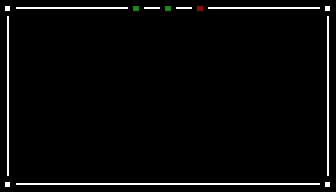

A level layout from a 2D game, rendered from its tile map. Below: a short description, then the map file with its tile-grid data intact:
An orthogonal 21x12 tile map with 16x16 px tiles, 2 tile layers (background, above) and 10 objects (5x minigame-hunt-collectible, 4x deadly_area, minigame-hunt-player).

<map version="1.4" tiledversion="1.4.3" orientation="orthogonal" renderorder="right-down" width="21" height="12" tilewidth="16" tileheight="16" infinite="0" nextlayerid="13" nextobjectid="206">
 <properties>
  <property name="display_name" value="Learning To Walk" />
  <property name="next_level" value="./data/levels/tmx/L03-Pushing.tmx" />
  <property name="player_bomb_count" value="0" />
 </properties>
 <tileset firstgid="1" name="newtiledsheet" tilewidth="16" tileheight="16" tilecount="180" columns="9">
  <image source="../../newtiledsheet.png" width="144" height="320" />
  <tile id="0">
   <properties>
    <property name="destructable" value="" />
    <property name="solid" value="1" />
   </properties>
  </tile>
  <tile id="1">
   <properties>
    <property name="destructable" value="" />
    <property name="solid" value="1" />
   </properties>
  </tile>
  <tile id="2">
   <properties>
    <property name="destructable" value="" />
    <property name="solid" value="1" />
   </properties>
  </tile>
  <tile id="3">
   <properties>
    <property name="destructable" value="" />
    <property name="solid" value="1" />
   </properties>
  </tile>
  <tile id="4">
   <properties>
    <property name="destructable" value="" />
    <property name="solid" value="" />
   </properties>
  </tile>
  <tile id="9">
   <properties>
    <property name="destructable" value="" />
    <property name="solid" value="1" />
   </properties>
  </tile>
  <tile id="10">
   <properties>
    <property name="destructable" value="" />
    <property name="solid" value="1" />
   </properties>
  </tile>
  <tile id="11">
   <properties>
    <property name="destructable" value="" />
    <property name="solid" value="1" />
   </properties>
  </tile>
  <tile id="12">
   <properties>
    <property name="destructable" value="" />
    <property name="solid" value="1" />
   </properties>
  </tile>
  <tile id="13">
   <properties>
    <property name="destructable" value="" />
    <property name="solid" value="" />
   </properties>
  </tile>
  <tile id="18">
   <properties>
    <property name="destructable" value="" />
    <property name="solid" value="" />
   </properties>
  </tile>
  <tile id="19">
   <properties>
    <property name="destructable" value="" />
    <property name="solid" value="" />
   </properties>
  </tile>
  <tile id="20">
   <properties>
    <property name="destructable" type="bool" value="true" />
    <property name="solid" value="1" />
   </properties>
  </tile>
  <tile id="27">
   <properties>
    <property name="destructable" value="" />
    <property name="solid" value="1" />
   </properties>
  </tile>
  <tile id="28">
   <properties>
    <property name="destructable" value="" />
    <property name="solid" value="1" />
   </properties>
  </tile>
  <tile id="29">
   <properties>
    <property name="destructable" value="1" />
    <property name="solid" value="1" />
   </properties>
  </tile>
  <tile id="30">
   <properties>
    <property name="destructable" value="" />
    <property name="solid" value="1" />
   </properties>
  </tile>
  <tile id="31">
   <properties>
    <property name="destructable" value="" />
    <property name="solid" value="" />
   </properties>
  </tile>
  <tile id="32">
   <properties>
    <property name="destructable" value="" />
    <property name="solid" value="" />
   </properties>
  </tile>
  <tile id="54">
   <properties>
    <property name="destructable" value="" />
    <property name="solid" value="True" />
   </properties>
  </tile>
  <tile id="58">
   <properties>
    <property name="destructable" value="" />
    <property name="solid" value="" />
   </properties>
  </tile>
 </tileset>
 <layer id="1" name="background" width="21" height="12">
  <data encoding="csv">
24,24,24,24,24,24,24,24,24,24,24,24,24,24,25,22,22,22,22,22,22,
24,24,24,24,24,24,24,24,24,24,24,24,24,24,25,22,22,22,22,22,22,
24,24,24,24,24,24,24,24,24,24,24,24,24,24,25,22,22,22,22,22,22,
24,24,24,24,24,0,24,24,24,24,24,24,24,24,25,22,22,22,22,22,22,
24,24,24,24,24,24,24,24,24,24,24,24,24,24,25,22,22,22,22,22,22,
24,24,24,24,24,24,24,24,24,24,24,24,24,24,25,22,22,22,22,22,22,
24,24,24,24,24,24,24,24,24,24,24,24,24,24,25,22,22,22,22,22,22,
24,24,24,24,24,24,24,24,24,24,24,24,24,24,25,22,22,22,22,22,22,
24,24,24,24,24,24,24,24,24,24,24,24,24,24,25,22,22,22,22,22,22,
24,24,24,24,24,24,24,24,24,24,24,24,24,24,25,22,22,22,22,22,22,
22,22,22,22,22,22,22,22,22,22,22,22,22,22,22,22,22,22,22,22,22,
22,22,22,22,22,22,22,22,22,22,22,22,22,22,22,22,22,22,22,22,22
</data>
 </layer>
 <layer id="12" name="above" width="21" height="12">
  <data encoding="csv">
94,96,96,96,96,96,96,96,106,96,106,96,107,96,96,96,96,96,96,96,94,
95,0,0,0,0,0,0,0,0,0,0,0,0,0,0,0,0,0,0,0,95,
95,0,0,0,0,0,0,0,0,0,0,0,0,0,0,0,0,0,0,0,95,
95,0,0,0,0,0,0,0,0,0,0,0,0,0,0,0,0,0,0,0,95,
95,0,0,0,0,0,0,0,0,0,0,0,0,0,0,0,0,0,0,0,95,
95,0,0,0,0,0,0,0,0,0,0,0,0,0,0,0,0,0,0,0,95,
95,0,0,0,0,0,0,0,0,0,0,0,0,0,0,0,0,0,0,0,95,
95,0,0,0,0,0,0,0,0,0,0,0,0,0,0,0,0,0,0,0,95,
95,0,0,0,0,0,0,0,0,0,0,0,0,0,0,0,0,0,0,0,95,
95,0,0,0,0,0,0,0,0,0,0,0,0,0,0,0,0,0,0,0,95,
95,0,0,0,0,0,0,0,0,0,0,0,0,0,0,0,0,0,0,0,95,
94,96,96,96,96,96,96,96,96,96,96,96,96,96,96,96,96,96,96,96,94
</data>
 </layer>
 <objectgroup id="4" name="objects">
  <object id="195" name="player" type="minigame-hunt-player" gid="100" x="32" y="144" width="8" height="8" />
  <object id="196" name="collectible" type="minigame-hunt-collectible" gid="101" x="80" y="128" width="8" height="8" />
  <object id="198" name="collectible" type="minigame-hunt-collectible" gid="101" x="272" y="128" width="8" height="8" />
  <object id="199" name="collectible" type="minigame-hunt-collectible" gid="101" x="176" y="112" width="8" height="8" />
  <object id="200" name="collectible" type="minigame-hunt-collectible" gid="101" x="240" y="64" width="8" height="8" />
  <object id="201" name="collectible" type="minigame-hunt-collectible" gid="101" x="96" y="64" width="8" height="8" />
  <object id="202" type="deadly_area" x="0" y="0" width="16" height="192" />
  <object id="203" type="deadly_area" x="0" y="0" width="336" height="16" />
  <object id="204" type="deadly_area" x="320" y="0" width="16" height="192" />
  <object id="205" type="deadly_area" x="0" y="176" width="336" height="16" />
 </objectgroup>
</map>
